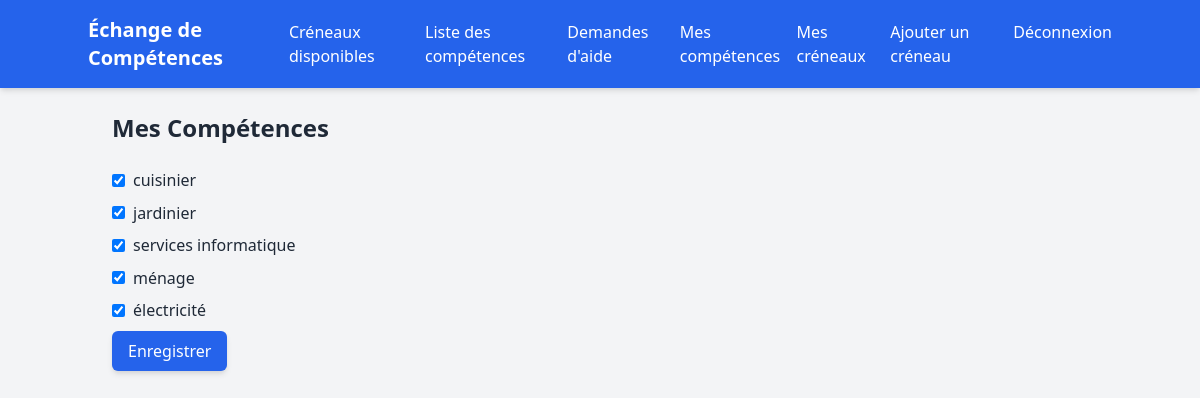
Page /mes-competences/ (signed in) on the committed database.
### core/models.py (models this page shows, shortened)
class Competence(models.Model):
    name = models.CharField("Nom de la compétence", max_length=100, unique=True)
    category = models.ForeignKey(Category, on_delete=models.SET_NULL, null=True, blank=True, related_name='competences')

class Profile(models.Model):
    user = models.OneToOneField(User, on_delete=models.CASCADE, related_name='profile')
    competences = models.ManyToManyField('Competence', blank=True, related_name='profiles')

### core/views.py (the view)
# urls.py: path('mes-competences/', views.user_competences, name='user_competences'),
@login_required
def user_competences(request):
    if request.method == 'POST':
        selected_competences = request.POST.getlist('competences')
        request.user.profile.competences.set(selected_competences)
        return redirect('available_slots')
    competences = Competence.objects.all()
    return render(request, 'core/user_competences.html', {'competences': competences})

### templates/core/user_competences.html (shortened to what this page needs)
{% extends "core/base.html" %}
{% block content %}
    <h1 class="text-2xl font-semibold mb-4">Mes Compétences</h1>
    <form method="post" class="space-y-2">
        {% for competence in competences %}
            <label class="inline-flex items-center">
                <input type="checkbox" name="competences" value="{{ competence.id }}" {% if competence in user.profile.competences.all %}checked{% endif %} class="form-checkbox">
                <span class="ml-2">{{ competence.name }}</span>
            </label>
            <br>
        {% endfor %}
        <button type="submit" class="bg-blue-600 text-white py-2 px-4 rounded-md shadow-md hover:bg-blue-700">Enregistrer</button>
    </form>
{% endblock %}

### templates/core/base.html (shortened to what this page needs)
<!DOCTYPE html>
<html lang="fr">
<head>
    {% load static %}
    <link href="https://cdn.jsdelivr.net/npm/tailwindcss@2.2.19/dist/tailwind.min.css" rel="stylesheet">
</head>
<body class="bg-gray-100 text-gray-800 font-sans">
    <header class="bg-blue-600 text-white p-4 shadow-md">
        <div class="container mx-auto flex justify-between items-center">
            <h1 class="text-xl font-bold">Échange de Compétences</h1>
            <nav>
                <ul class="flex space-x-4">
                    <li><a href="{% url 'available_slots' %}" class="{% if request.resolver_match.url_name == 'available_slots' %}text-orange-500{% endif %} hover:underline">Créneaux disponibles</a></li>
                    <li><a href="{% url 'competence_list' %}" class="{% if request.resolver_match.url_name == 'competence_list' %}text-orange-500{% endif %} hover:underline">Liste des compétences</a></li>
                    <li><a href="{% url 'help_requests' %}" class="{% if request.resolver_match.url_name == 'help_requests' %}text-orange-500{% endif %} hover:underline">Demandes d'aide</a></li>
                    {% if user.is_authenticated %}
                        <li><a href="{% url 'user_competences' %}" class="{% if request.resolver_match.url_name == 'user_competences' %}text-orange-500{% endif %} hover:underline">Mes compétences</a></li>
                        <li><a href="{% url 'my_slots' %}" class="{% if request.resolver_match.url_name == 'my_slots' %}text-orange-500{% endif %} hover:underline">Mes créneaux</a></li>
                        <li><a href="{% url 'add_slot' %}" class="{% if request.resolver_match.url_name == 'add_slot' %}text-orange-500{% endif %} hover:underline">Ajouter un créneau</a></li>
                        <li><a href="{% url 'logout' %}" class="hover:underline">Déconnexion</a></li>
                    {% else %}
                        <li><a href="{% url 'login' %}" class="hover:underline">Connexion</a></li>
                    {% endif %}
                </ul>
            </nav>
        </div>
    </header>
    <main class="container mx-auto p-6">
        {% block content %}{% endblock %}
    </main>
</body>
</html>

### rows in the picture
Competence: competences "☑", name "cuisinier"
Competence: competences "☑", name "jardinier"
Competence: competences "☑", name "services informatique"
Competence: competences "☑", name "ménage"
Competence: competences "☑", name "électricité"
